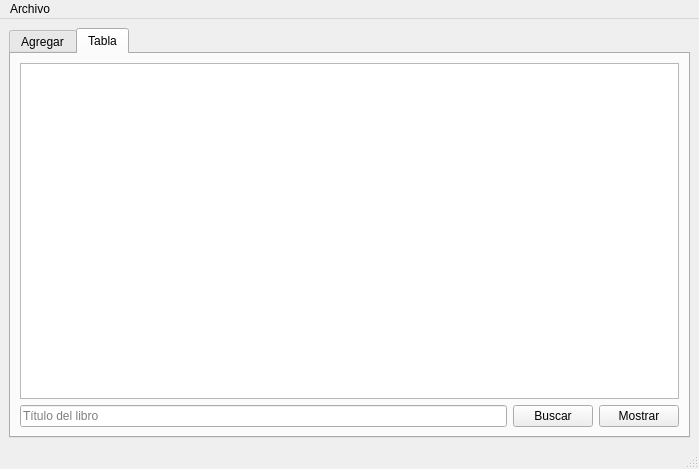
<?xml version="1.0" encoding="UTF-8"?>
<ui version="4.0">
 <class>MainWindow</class>
 <widget class="QMainWindow" name="MainWindow">
  <property name="geometry">
   <rect>
    <x>0</x>
    <y>0</y>
    <width>699</width>
    <height>469</height>
   </rect>
  </property>
  <property name="windowTitle">
   <string>Mi Libreria</string>
  </property>
  <widget class="QWidget" name="centralwidget">
   <layout class="QGridLayout" name="gridLayout_3">
    <item row="0" column="0">
     <widget class="QTabWidget" name="tabWidget">
      <property name="currentIndex">
       <number>1</number>
      </property>
      <widget class="QWidget" name="tab">
       <attribute name="title">
        <string>Agregar</string>
       </attribute>
       <layout class="QGridLayout" name="gridLayout_2">
        <item row="0" column="0">
         <widget class="QGroupBox" name="groupBox">
          <property name="title">
           <string>Libro</string>
          </property>
          <layout class="QGridLayout" name="gridLayout">
           <item row="3" column="1">
            <widget class="QLineEdit" name="editorial_lineEdit"/>
           </item>
           <item row="5" column="0" colspan="2">
            <widget class="QPushButton" name="agregar_inicio_pushButton">
             <property name="text">
              <string>Agregar Inicio</string>
             </property>
            </widget>
           </item>
           <item row="1" column="1">
            <widget class="QLineEdit" name="autor_lineEdit"/>
           </item>
           <item row="3" column="0">
            <widget class="QLabel" name="label_4">
             <property name="text">
              <string>Editorial:</string>
             </property>
            </widget>
           </item>
           <item row="4" column="0" colspan="2">
            <widget class="QPushButton" name="agregar_final_pushButton">
             <property name="text">
              <string>Agregar Final</string>
             </property>
            </widget>
           </item>
           <item row="0" column="0">
            <widget class="QLabel" name="label">
             <property name="text">
              <string>Título:</string>
             </property>
            </widget>
           </item>
           <item row="1" column="0">
            <widget class="QLabel" name="label_2">
             <property name="text">
              <string>Autor:</string>
             </property>
            </widget>
           </item>
           <item row="2" column="1">
            <widget class="QSpinBox" name="publicado_spinBox">
             <property name="minimum">
              <number>2000</number>
             </property>
             <property name="maximum">
              <number>2020</number>
             </property>
            </widget>
           </item>
           <item row="0" column="1">
            <widget class="QLineEdit" name="titulo_lineEdit"/>
           </item>
           <item row="2" column="0">
            <widget class="QLabel" name="label_3">
             <property name="text">
              <string>Publicado:</string>
             </property>
            </widget>
           </item>
           <item row="6" column="0" colspan="2">
            <widget class="QPushButton" name="monstrar_pushButton">
             <property name="text">
              <string>Mostrar</string>
             </property>
            </widget>
           </item>
          </layout>
         </widget>
        </item>
        <item row="0" column="1">
         <widget class="QPlainTextEdit" name="salida"/>
        </item>
       </layout>
      </widget>
      <widget class="QWidget" name="tab_2">
       <attribute name="title">
        <string>Tabla</string>
       </attribute>
       <layout class="QGridLayout" name="gridLayout_4">
        <item row="0" column="0" colspan="3">
         <widget class="QTableWidget" name="tabla"/>
        </item>
        <item row="1" column="0">
         <widget class="QLineEdit" name="buscar_lineEdit">
          <property name="placeholderText">
           <string>Título del libro</string>
          </property>
         </widget>
        </item>
        <item row="1" column="1">
         <widget class="QPushButton" name="buscar_pushButton">
          <property name="text">
           <string>Buscar</string>
          </property>
         </widget>
        </item>
        <item row="1" column="2">
         <widget class="QPushButton" name="mostrar_tabla_pushButton">
          <property name="text">
           <string>Mostrar</string>
          </property>
         </widget>
        </item>
       </layout>
      </widget>
     </widget>
    </item>
   </layout>
  </widget>
  <widget class="QMenuBar" name="menubar">
   <property name="geometry">
    <rect>
     <x>0</x>
     <y>0</y>
     <width>699</width>
     <height>22</height>
    </rect>
   </property>
   <widget class="QMenu" name="menuArchivo">
    <property name="title">
     <string>Archivo</string>
    </property>
    <addaction name="actionAbrir"/>
    <addaction name="actionGuardar"/>
   </widget>
   <addaction name="menuArchivo"/>
  </widget>
  <widget class="QStatusBar" name="statusbar"/>
  <action name="actionAbrir">
   <property name="text">
    <string>Abrir</string>
   </property>
   <property name="shortcut">
    <string>Ctrl+O</string>
   </property>
  </action>
  <action name="actionGuardar">
   <property name="text">
    <string>Guardar</string>
   </property>
   <property name="shortcut">
    <string>Ctrl+S</string>
   </property>
  </action>
 </widget>
 <resources/>
 <connections/>
</ui>
